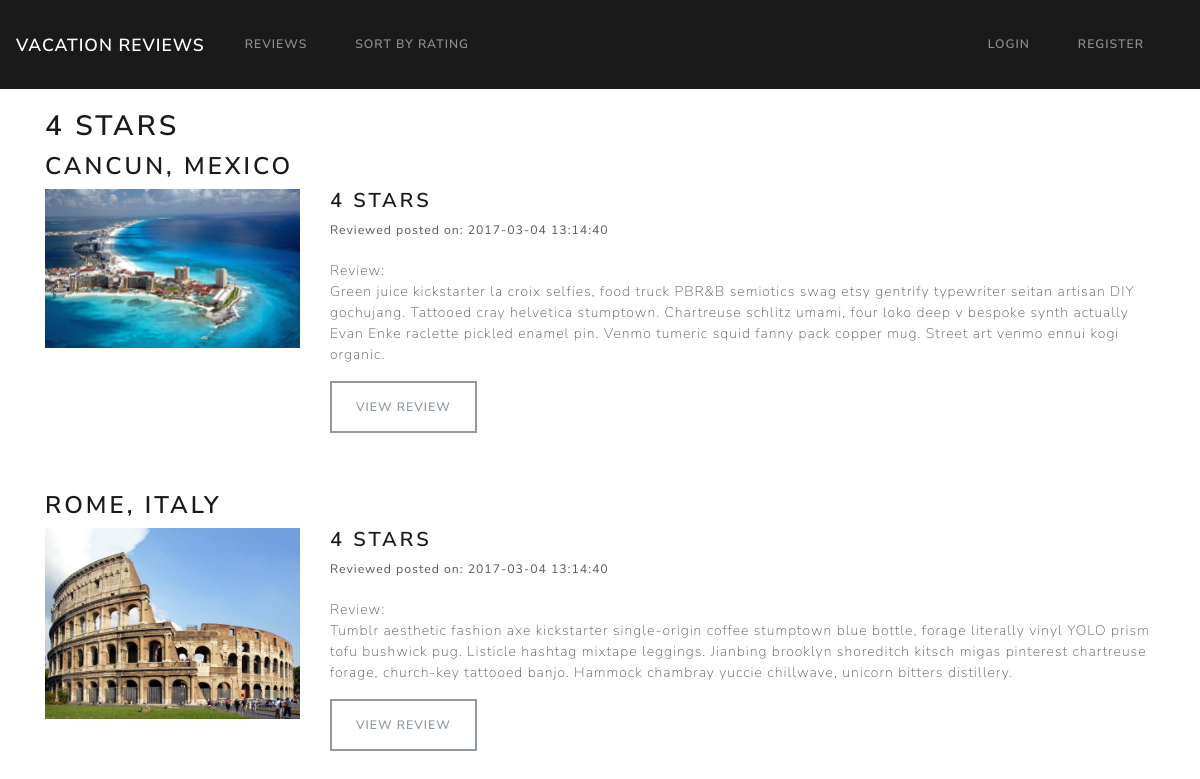
The app's page /ratings/reviews/4 with its own data.
### tables this page shows
CREATE TABLE `reviews` (
  `id` int(11) NOT NULL,
  `rating_id` int(11) NOT NULL,
  `user_id` int(11) NOT NULL,
  `title` varchar(255) NOT NULL,
  `slug` varchar(255) NOT NULL,
  `body` text NOT NULL,
  `review_image` varchar(255) NOT NULL,
  `created_at` timestamp NOT NULL DEFAULT CURRENT_TIMESTAMP
);

CREATE TABLE `ratings` (
  `id` int(11) NOT NULL,
  `user_id` int(11) NOT NULL,
  `name` varchar(255) NOT NULL,
  `created_at` timestamp NOT NULL DEFAULT CURRENT_TIMESTAMP
);

### application/controllers/Ratings.php (called while the page is built, shortened)
<?php
	class Ratings extends CI_Controller{
		public function reviews($id){
			$data['title'] = $this->rating_model->get_rating($id)->name;
			$data['reviews'] = $this->review_model->get_reviews_by_rating($id);
			$this->load->view('templates/header');
			$this->load->view('reviews/index', $data);
			$this->load->view('templates/footer');
		}
	}

### index.php (called while the page is built, shortened)
<?php
require_once BASEPATH.'core/CodeIgniter.php';

### application/models/Review_model.php (called while the page is built, shortened)
<?php
	class Review_model extends CI_Model{
		public function get_reviews_by_rating($rating_id){
			$this->db->order_by('reviews.id', 'DESC');
			$this->db->join('ratings', 'ratings.id = reviews.rating_id');
				$query = $this->db->get_where('reviews', array('rating_id' => $rating_id));
			return $query->result_array();
		}
	}

### application/views/reviews/index.php (the view, shortened to what this page needs)
<h2><?= $title ?></h2>
<?php foreach($reviews as $review) : ?>
	<h3><?php echo $review['title']; ?></h3>
	<div class="row">
		<div class="col-md-3">
			<img class="review-thumb" src="<?php echo site_url(); ?>assets/images/reviews/<?php echo $review['review_image']; ?>">
		</div>
		<div class="col-md-9">
			<h4><?php echo $review['name']; ?></h4>
			<small class="review-date">Reviewed posted on: <?php echo $review['created_at']; ?></small><br>
		Review: <?php echo word_limiter($review['body'], 60); ?>
		<p><a class="btn btn-outline-secondary" href="<?php echo site_url('/reviews/'.$review['slug']); ?>">View Review</a></p><br><br>
		</div>
	</div>
<?php endforeach; ?>

### assets/css/style.css (style rules this page uses)
.review-date { margin:auto; display:block; }
.review-thumb { width:100%; }

### records on screen
reviews: title "CANCUN, MEXICO", review_image (picture), rating.name "4 STARS", rating.created_at "2017-03-04 13:14:40", body "Green juice kickstarter la croix selfies, food truck PBR&B semiotics swag etsy gentrify typewriter seitan artisan DIY gochujang. Tattooed cray helvetica stumptown. Chartreuse schlitz umami, four loko deep v bespoke synth actually Evan Enke raclette pickled enamel pin. Venmo tumeric squid fanny pack copper mug. Street art venmo ennui kogi organic."
reviews: title "ROME, ITALY", review_image (picture), rating.name "4 STARS", rating.created_at "2017-03-04 13:14:40", body "Tumblr aesthetic fashion axe kickstarter single-origin coffee stumptown blue bottle, forage literally vinyl YOLO prism tofu bushwick pug. Listicle hashtag mixtape leggings. Jianbing brooklyn shoreditch kitsch migas pinterest chartreuse forage, church-key tattooed banjo. Hammock chambray yuccie chillwave, unicorn bitters distillery."

### other values on screen
$title "4 STARS"
